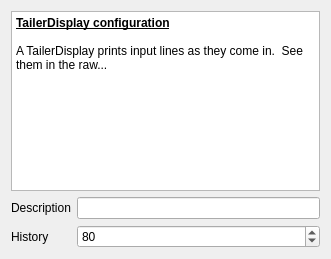
<?xml version="1.0" encoding="UTF-8"?>
<ui version="4.0">
 <class>TailerDisplayConfigWidget</class>
 <widget class="QWidget" name="TailerDisplayConfigWidget">
  <property name="geometry">
   <rect>
    <x>0</x>
    <y>0</y>
    <width>331</width>
    <height>259</height>
   </rect>
  </property>
  <property name="windowTitle">
   <string>Form</string>
  </property>
  <layout class="QVBoxLayout" name="verticalLayout">
   <item>
    <widget class="QTextBrowser" name="textBrowser">
     <property name="html">
      <string>&lt;!DOCTYPE HTML PUBLIC &quot;-//W3C//DTD HTML 4.0//EN&quot; &quot;http://www.w3.org/TR/REC-html40/strict.dtd&quot;&gt;
&lt;html&gt;&lt;head&gt;&lt;meta name=&quot;qrichtext&quot; content=&quot;1&quot; /&gt;&lt;style type=&quot;text/css&quot;&gt;
p, li { white-space: pre-wrap; }
&lt;/style&gt;&lt;/head&gt;&lt;body style=&quot; font-family:'MS Shell Dlg 2'; font-size:8.25pt; font-weight:400; font-style:normal;&quot;&gt;
&lt;p style=&quot; margin-top:0px; margin-bottom:0px; margin-left:0px; margin-right:0px; -qt-block-indent:0; text-indent:0px;&quot;&gt;&lt;span style=&quot; font-family:'Ubuntu'; font-size:9pt; font-weight:600; text-decoration: underline;&quot;&gt;TailerDisplay configuration&lt;/span&gt;&lt;/p&gt;
&lt;p style=&quot;-qt-paragraph-type:empty; margin-top:0px; margin-bottom:0px; margin-left:0px; margin-right:0px; -qt-block-indent:0; text-indent:0px; font-family:'Ubuntu'; font-size:9pt;&quot;&gt;&lt;/p&gt;
&lt;p style=&quot; margin-top:0px; margin-bottom:0px; margin-left:0px; margin-right:0px; -qt-block-indent:0; text-indent:0px;&quot;&gt;&lt;span style=&quot; font-family:'Ubuntu'; font-size:9pt;&quot;&gt;A TailerDisplay prints input lines as they come in.  See them in the raw...&lt;/span&gt;&lt;/p&gt;&lt;/body&gt;&lt;/html&gt;</string>
     </property>
    </widget>
   </item>
   <item>
    <layout class="QGridLayout" name="gridLayout">
     <item row="0" column="0">
      <widget class="QLabel" name="label">
       <property name="text">
        <string>Description</string>
       </property>
      </widget>
     </item>
     <item row="0" column="1">
      <widget class="QLineEdit" name="descriptionEdit"/>
     </item>
     <item row="1" column="0">
      <widget class="QLabel" name="label_2">
       <property name="text">
        <string>History</string>
       </property>
      </widget>
     </item>
     <item row="1" column="1">
      <widget class="QSpinBox" name="historySpin">
       <property name="minimum">
        <number>10</number>
       </property>
       <property name="maximum">
        <number>120</number>
       </property>
       <property name="singleStep">
        <number>100</number>
       </property>
       <property name="value">
        <number>80</number>
       </property>
      </widget>
     </item>
    </layout>
   </item>
  </layout>
 </widget>
 <resources/>
 <connections/>
</ui>
